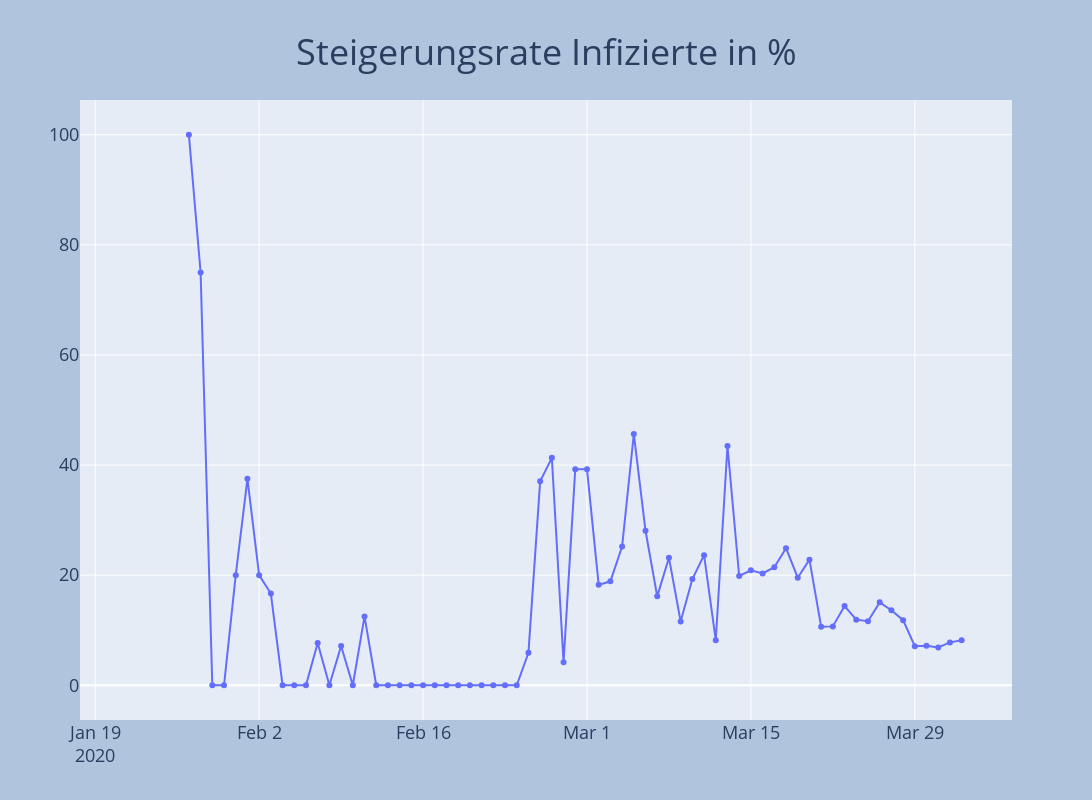

Notebook code for this chart:
### Code cell
fig = go.Figure()
fig.add_trace(go.Scatter(x=df.datum, y=df.proz_steig_infiziert,mode='lines+markers'))
fig = plot_layout(fig, 'Steigerungsrate Infizierte in %')
fig.show()
